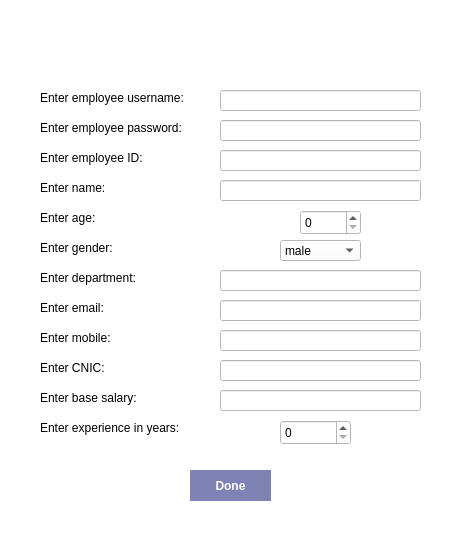
<?xml version="1.0" encoding="UTF-8"?>
<ui version="4.0">
 <class>NewEmployee</class>
 <widget class="QDialog" name="NewEmployee">
  <property name="geometry">
   <rect>
    <x>0</x>
    <y>0</y>
    <width>461</width>
    <height>535</height>
   </rect>
  </property>
  <property name="windowTitle">
   <string>Dialog</string>
  </property>
  <property name="styleSheet">
   <string notr="true">background-color: rgb(255, 255, 255);</string>
  </property>
  <widget class="QWidget" name="widget" native="true">
   <property name="geometry">
    <rect>
     <x>30</x>
     <y>80</y>
     <width>411</width>
     <height>381</height>
    </rect>
   </property>
   <widget class="QLabel" name="label_2">
    <property name="geometry">
     <rect>
      <x>10</x>
      <y>40</y>
      <width>161</width>
      <height>16</height>
     </rect>
    </property>
    <property name="styleSheet">
     <string notr="true">color: black;</string>
    </property>
    <property name="text">
     <string>Enter employee password:  </string>
    </property>
   </widget>
   <widget class="QLabel" name="label_3">
    <property name="geometry">
     <rect>
      <x>10</x>
      <y>100</y>
      <width>81</width>
      <height>16</height>
     </rect>
    </property>
    <property name="styleSheet">
     <string notr="true">color: black;</string>
    </property>
    <property name="text">
     <string>Enter name:</string>
    </property>
   </widget>
   <widget class="QLabel" name="label_4">
    <property name="geometry">
     <rect>
      <x>10</x>
      <y>10</y>
      <width>171</width>
      <height>16</height>
     </rect>
    </property>
    <property name="styleSheet">
     <string notr="true">color: black;</string>
    </property>
    <property name="text">
     <string>Enter employee username:  </string>
    </property>
   </widget>
   <widget class="QLabel" name="label_5">
    <property name="geometry">
     <rect>
      <x>10</x>
      <y>70</y>
      <width>121</width>
      <height>16</height>
     </rect>
    </property>
    <property name="styleSheet">
     <string notr="true">color: black;</string>
    </property>
    <property name="text">
     <string>Enter employee ID: </string>
    </property>
   </widget>
   <widget class="QLabel" name="label_6">
    <property name="geometry">
     <rect>
      <x>10</x>
      <y>130</y>
      <width>71</width>
      <height>16</height>
     </rect>
    </property>
    <property name="styleSheet">
     <string notr="true">color: black;</string>
    </property>
    <property name="text">
     <string>Enter age: </string>
    </property>
   </widget>
   <widget class="QLabel" name="label_7">
    <property name="geometry">
     <rect>
      <x>10</x>
      <y>160</y>
      <width>121</width>
      <height>16</height>
     </rect>
    </property>
    <property name="styleSheet">
     <string notr="true">color: black;</string>
    </property>
    <property name="text">
     <string>Enter gender: </string>
    </property>
   </widget>
   <widget class="QLabel" name="label_8">
    <property name="geometry">
     <rect>
      <x>10</x>
      <y>220</y>
      <width>81</width>
      <height>16</height>
     </rect>
    </property>
    <property name="styleSheet">
     <string notr="true">color: black;</string>
    </property>
    <property name="text">
     <string>Enter email: </string>
    </property>
   </widget>
   <widget class="QLabel" name="label_9">
    <property name="geometry">
     <rect>
      <x>10</x>
      <y>190</y>
      <width>121</width>
      <height>16</height>
     </rect>
    </property>
    <property name="styleSheet">
     <string notr="true">color: black;</string>
    </property>
    <property name="text">
     <string>Enter department: </string>
    </property>
   </widget>
   <widget class="QLabel" name="label_10">
    <property name="geometry">
     <rect>
      <x>10</x>
      <y>250</y>
      <width>91</width>
      <height>16</height>
     </rect>
    </property>
    <property name="styleSheet">
     <string notr="true">color: black;</string>
    </property>
    <property name="text">
     <string>Enter mobile:  </string>
    </property>
   </widget>
   <widget class="QLabel" name="label_11">
    <property name="geometry">
     <rect>
      <x>10</x>
      <y>280</y>
      <width>81</width>
      <height>16</height>
     </rect>
    </property>
    <property name="styleSheet">
     <string notr="true">color: black;</string>
    </property>
    <property name="text">
     <string>Enter CNIC: </string>
    </property>
   </widget>
   <widget class="QLabel" name="label_12">
    <property name="geometry">
     <rect>
      <x>10</x>
      <y>340</y>
      <width>161</width>
      <height>16</height>
     </rect>
    </property>
    <property name="styleSheet">
     <string notr="true">color: black;</string>
    </property>
    <property name="text">
     <string>Enter experience in years:  </string>
    </property>
   </widget>
   <widget class="QLabel" name="label_13">
    <property name="geometry">
     <rect>
      <x>10</x>
      <y>310</y>
      <width>111</width>
      <height>16</height>
     </rect>
    </property>
    <property name="styleSheet">
     <string notr="true">color: black;</string>
    </property>
    <property name="text">
     <string>Enter base salary: </string>
    </property>
   </widget>
   <widget class="QLineEdit" name="username_input">
    <property name="geometry">
     <rect>
      <x>190</x>
      <y>10</y>
      <width>201</width>
      <height>21</height>
     </rect>
    </property>
    <property name="styleSheet">
     <string notr="true">color :black</string>
    </property>
    <property name="text">
     <string/>
    </property>
   </widget>
   <widget class="QLineEdit" name="name_input">
    <property name="geometry">
     <rect>
      <x>190</x>
      <y>100</y>
      <width>201</width>
      <height>21</height>
     </rect>
    </property>
   </widget>
   <widget class="QLineEdit" name="department_input">
    <property name="geometry">
     <rect>
      <x>190</x>
      <y>190</y>
      <width>201</width>
      <height>21</height>
     </rect>
    </property>
   </widget>
   <widget class="QLineEdit" name="email_input">
    <property name="geometry">
     <rect>
      <x>190</x>
      <y>220</y>
      <width>201</width>
      <height>21</height>
     </rect>
    </property>
   </widget>
   <widget class="QLineEdit" name="mobile_input">
    <property name="geometry">
     <rect>
      <x>190</x>
      <y>250</y>
      <width>201</width>
      <height>21</height>
     </rect>
    </property>
   </widget>
   <widget class="QLineEdit" name="cnic_input">
    <property name="geometry">
     <rect>
      <x>190</x>
      <y>280</y>
      <width>201</width>
      <height>21</height>
     </rect>
    </property>
   </widget>
   <widget class="QLineEdit" name="id_input">
    <property name="geometry">
     <rect>
      <x>190</x>
      <y>70</y>
      <width>201</width>
      <height>21</height>
     </rect>
    </property>
   </widget>
   <widget class="QLineEdit" name="password_input">
    <property name="geometry">
     <rect>
      <x>190</x>
      <y>40</y>
      <width>201</width>
      <height>21</height>
     </rect>
    </property>
   </widget>
   <widget class="QSpinBox" name="age_spinbox">
    <property name="geometry">
     <rect>
      <x>270</x>
      <y>130</y>
      <width>61</width>
      <height>25</height>
     </rect>
    </property>
   </widget>
   <widget class="QComboBox" name="gender_combobox">
    <property name="geometry">
     <rect>
      <x>250</x>
      <y>160</y>
      <width>81</width>
      <height>21</height>
     </rect>
    </property>
    <item>
     <property name="text">
      <string>male</string>
     </property>
    </item>
    <item>
     <property name="text">
      <string>female</string>
     </property>
    </item>
   </widget>
   <widget class="QLineEdit" name="salary_input">
    <property name="geometry">
     <rect>
      <x>190</x>
      <y>310</y>
      <width>201</width>
      <height>21</height>
     </rect>
    </property>
   </widget>
   <widget class="QSpinBox" name="experience_spinbox">
    <property name="geometry">
     <rect>
      <x>250</x>
      <y>340</y>
      <width>71</width>
      <height>25</height>
     </rect>
    </property>
   </widget>
  </widget>
  <widget class="QPushButton" name="pushButton">
   <property name="geometry">
    <rect>
     <x>190</x>
     <y>470</y>
     <width>81</width>
     <height>31</height>
    </rect>
   </property>
   <property name="cursor">
    <cursorShape>PointingHandCursor</cursorShape>
   </property>
   <property name="styleSheet">
    <string notr="true">background-color: rgb(127, 130, 181); 
border: none;
color: white;
font-weight: 500;
</string>
   </property>
   <property name="text">
    <string>Done</string>
   </property>
  </widget>
  <widget class="QLabel" name="label">
   <property name="geometry">
    <rect>
     <x>190</x>
     <y>10</y>
     <width>81</width>
     <height>61</height>
    </rect>
   </property>
   <property name="text">
    <string/>
   </property>
   <property name="pixmap">
    <pixmap>../icons/new_employee.png</pixmap>
   </property>
  </widget>
 </widget>
 <resources/>
 <connections/>
</ui>
